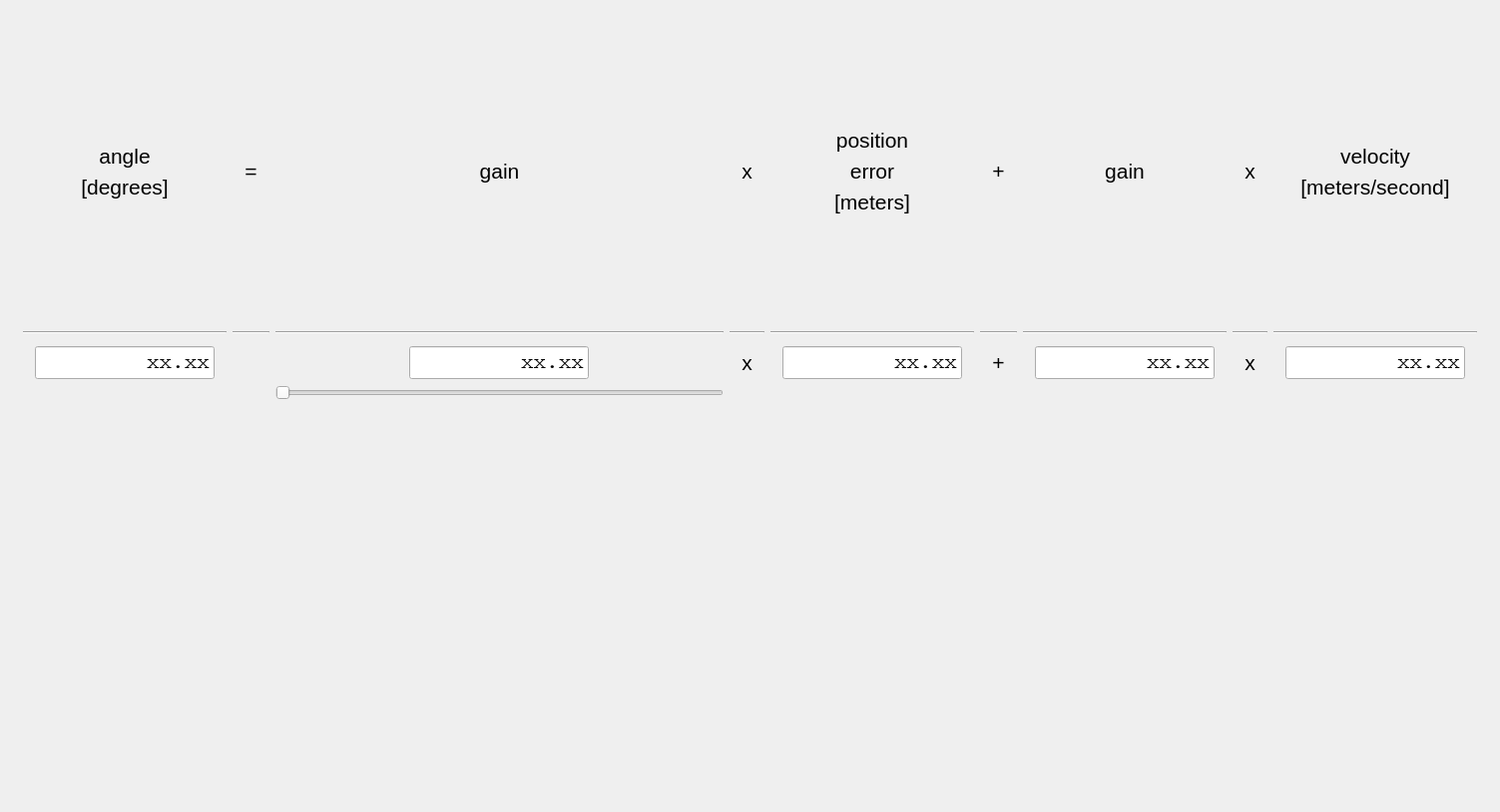
<?xml version="1.0" encoding="UTF-8"?>
<ui version="4.0">
 <class>TuningControllerTab</class>
 <widget class="QWidget" name="TuningControllerTab">
  <property name="geometry">
   <rect>
    <x>0</x>
    <y>0</y>
    <width>1503</width>
    <height>814</height>
   </rect>
  </property>
  <property name="font">
   <font>
    <pointsize>16</pointsize>
   </font>
  </property>
  <property name="windowTitle">
   <string>Form</string>
  </property>
  <layout class="QGridLayout" name="gridLayout_2">
   <item row="0" column="0">
    <layout class="QGridLayout" name="gridLayout">
     <property name="leftMargin">
      <number>6</number>
     </property>
     <property name="topMargin">
      <number>6</number>
     </property>
     <property name="rightMargin">
      <number>6</number>
     </property>
     <property name="bottomMargin">
      <number>6</number>
     </property>
     <item row="0" column="0">
      <layout class="QGridLayout" name="gridLayout_3">
       <property name="leftMargin">
        <number>6</number>
       </property>
       <property name="topMargin">
        <number>6</number>
       </property>
       <property name="rightMargin">
        <number>6</number>
       </property>
       <property name="bottomMargin">
        <number>6</number>
       </property>
       <item row="0" column="9">
        <layout class="QVBoxLayout" name="verticalLayout_6">
         <property name="leftMargin">
          <number>12</number>
         </property>
         <property name="rightMargin">
          <number>12</number>
         </property>
         <item>
          <spacer name="verticalSpacer_6">
           <property name="orientation">
            <enum>Qt::Vertical</enum>
           </property>
           <property name="sizeHint" stdset="0">
            <size>
             <width>20</width>
             <height>0</height>
            </size>
           </property>
          </spacer>
         </item>
         <item>
          <widget class="QLabel" name="label_13">
           <property name="text">
            <string>velocity</string>
           </property>
           <property name="alignment">
            <set>Qt::AlignCenter</set>
           </property>
          </widget>
         </item>
         <item>
          <widget class="QLabel" name="label_14">
           <property name="text">
            <string>[meters/second]</string>
           </property>
           <property name="alignment">
            <set>Qt::AlignCenter</set>
           </property>
          </widget>
         </item>
         <item>
          <spacer name="verticalSpacer_7">
           <property name="orientation">
            <enum>Qt::Vertical</enum>
           </property>
           <property name="sizeHint" stdset="0">
            <size>
             <width>20</width>
             <height>0</height>
            </size>
           </property>
          </spacer>
         </item>
        </layout>
       </item>
       <item row="0" column="2">
        <layout class="QVBoxLayout" name="verticalLayout_4">
         <property name="leftMargin">
          <number>12</number>
         </property>
         <property name="rightMargin">
          <number>12</number>
         </property>
         <item>
          <widget class="QLabel" name="label_7">
           <property name="text">
            <string>gain</string>
           </property>
           <property name="alignment">
            <set>Qt::AlignCenter</set>
           </property>
          </widget>
         </item>
        </layout>
       </item>
       <item row="2" column="9">
        <layout class="QHBoxLayout" name="horizontalLayout_10">
         <property name="leftMargin">
          <number>12</number>
         </property>
         <property name="rightMargin">
          <number>12</number>
         </property>
         <item>
          <widget class="QLineEdit" name="lineEdit_5">
           <property name="sizePolicy">
            <sizepolicy hsizetype="MinimumExpanding" vsizetype="Fixed">
             <horstretch>0</horstretch>
             <verstretch>0</verstretch>
            </sizepolicy>
           </property>
           <property name="maximumSize">
            <size>
             <width>180</width>
             <height>16777215</height>
            </size>
           </property>
           <property name="font">
            <font>
             <family>Courier</family>
            </font>
           </property>
           <property name="text">
            <string>xx.xx</string>
           </property>
           <property name="alignment">
            <set>Qt::AlignRight|Qt::AlignTrailing|Qt::AlignVCenter</set>
           </property>
          </widget>
         </item>
        </layout>
       </item>
       <item row="0" column="0">
        <layout class="QVBoxLayout" name="verticalLayout">
         <property name="leftMargin">
          <number>6</number>
         </property>
         <property name="rightMargin">
          <number>6</number>
         </property>
         <item>
          <spacer name="verticalSpacer_3">
           <property name="orientation">
            <enum>Qt::Vertical</enum>
           </property>
           <property name="sizeHint" stdset="0">
            <size>
             <width>20</width>
             <height>0</height>
            </size>
           </property>
          </spacer>
         </item>
         <item>
          <widget class="QLabel" name="label_2">
           <property name="text">
            <string>angle</string>
           </property>
           <property name="alignment">
            <set>Qt::AlignCenter</set>
           </property>
          </widget>
         </item>
         <item>
          <widget class="QLabel" name="label_5">
           <property name="text">
            <string>[degrees]</string>
           </property>
           <property name="alignment">
            <set>Qt::AlignCenter</set>
           </property>
          </widget>
         </item>
         <item>
          <spacer name="verticalSpacer_2">
           <property name="orientation">
            <enum>Qt::Vertical</enum>
           </property>
           <property name="sizeHint" stdset="0">
            <size>
             <width>20</width>
             <height>0</height>
            </size>
           </property>
          </spacer>
         </item>
        </layout>
       </item>
       <item row="2" column="2">
        <layout class="QHBoxLayout" name="horizontalLayout_3">
         <property name="leftMargin">
          <number>12</number>
         </property>
         <property name="rightMargin">
          <number>12</number>
         </property>
         <item>
          <widget class="QLineEdit" name="lineEdit">
           <property name="sizePolicy">
            <sizepolicy hsizetype="MinimumExpanding" vsizetype="Fixed">
             <horstretch>0</horstretch>
             <verstretch>0</verstretch>
            </sizepolicy>
           </property>
           <property name="maximumSize">
            <size>
             <width>180</width>
             <height>16777215</height>
            </size>
           </property>
           <property name="font">
            <font>
             <family>Courier</family>
            </font>
           </property>
           <property name="text">
            <string>xx.xx</string>
           </property>
           <property name="alignment">
            <set>Qt::AlignRight|Qt::AlignTrailing|Qt::AlignVCenter</set>
           </property>
          </widget>
         </item>
        </layout>
       </item>
       <item row="0" column="7">
        <layout class="QVBoxLayout" name="verticalLayout_5">
         <property name="leftMargin">
          <number>12</number>
         </property>
         <property name="rightMargin">
          <number>12</number>
         </property>
         <item>
          <widget class="QLabel" name="label_4">
           <property name="text">
            <string>gain</string>
           </property>
           <property name="alignment">
            <set>Qt::AlignCenter</set>
           </property>
          </widget>
         </item>
        </layout>
       </item>
       <item row="2" column="0">
        <layout class="QHBoxLayout" name="horizontalLayout_4">
         <property name="leftMargin">
          <number>12</number>
         </property>
         <property name="rightMargin">
          <number>12</number>
         </property>
         <item>
          <widget class="QLineEdit" name="lineEdit_2">
           <property name="sizePolicy">
            <sizepolicy hsizetype="MinimumExpanding" vsizetype="Fixed">
             <horstretch>0</horstretch>
             <verstretch>0</verstretch>
            </sizepolicy>
           </property>
           <property name="maximumSize">
            <size>
             <width>180</width>
             <height>16777215</height>
            </size>
           </property>
           <property name="font">
            <font>
             <family>Courier</family>
            </font>
           </property>
           <property name="text">
            <string>xx.xx</string>
           </property>
           <property name="alignment">
            <set>Qt::AlignRight|Qt::AlignTrailing|Qt::AlignVCenter</set>
           </property>
          </widget>
         </item>
        </layout>
       </item>
       <item row="0" column="5">
        <layout class="QVBoxLayout" name="verticalLayout_2">
         <property name="leftMargin">
          <number>12</number>
         </property>
         <property name="rightMargin">
          <number>12</number>
         </property>
         <item>
          <spacer name="verticalSpacer_5">
           <property name="orientation">
            <enum>Qt::Vertical</enum>
           </property>
           <property name="sizeHint" stdset="0">
            <size>
             <width>20</width>
             <height>0</height>
            </size>
           </property>
          </spacer>
         </item>
         <item>
          <widget class="QLabel" name="label_9">
           <property name="text">
            <string>position</string>
           </property>
           <property name="alignment">
            <set>Qt::AlignCenter</set>
           </property>
          </widget>
         </item>
         <item>
          <widget class="QLabel" name="label_10">
           <property name="text">
            <string>error</string>
           </property>
           <property name="alignment">
            <set>Qt::AlignCenter</set>
           </property>
          </widget>
         </item>
         <item>
          <widget class="QLabel" name="label_11">
           <property name="text">
            <string>[meters]</string>
           </property>
           <property name="alignment">
            <set>Qt::AlignCenter</set>
           </property>
          </widget>
         </item>
         <item>
          <spacer name="verticalSpacer_4">
           <property name="orientation">
            <enum>Qt::Vertical</enum>
           </property>
           <property name="sizeHint" stdset="0">
            <size>
             <width>20</width>
             <height>0</height>
            </size>
           </property>
          </spacer>
         </item>
        </layout>
       </item>
       <item row="0" column="8">
        <layout class="QHBoxLayout" name="horizontalLayout_7">
         <property name="leftMargin">
          <number>12</number>
         </property>
         <property name="rightMargin">
          <number>12</number>
         </property>
         <item>
          <widget class="QLabel" name="label_8">
           <property name="text">
            <string>x</string>
           </property>
           <property name="alignment">
            <set>Qt::AlignCenter</set>
           </property>
          </widget>
         </item>
        </layout>
       </item>
       <item row="3" column="2">
        <widget class="QSlider" name="horizontalSlider">
         <property name="orientation">
          <enum>Qt::Horizontal</enum>
         </property>
        </widget>
       </item>
       <item row="0" column="6">
        <layout class="QHBoxLayout" name="horizontalLayout_6">
         <property name="leftMargin">
          <number>12</number>
         </property>
         <property name="rightMargin">
          <number>12</number>
         </property>
         <item>
          <widget class="QLabel" name="label_12">
           <property name="sizePolicy">
            <sizepolicy hsizetype="Minimum" vsizetype="Preferred">
             <horstretch>0</horstretch>
             <verstretch>0</verstretch>
            </sizepolicy>
           </property>
           <property name="text">
            <string>+</string>
           </property>
           <property name="alignment">
            <set>Qt::AlignCenter</set>
           </property>
          </widget>
         </item>
        </layout>
       </item>
       <item row="0" column="1">
        <layout class="QHBoxLayout" name="horizontalLayout_8">
         <property name="leftMargin">
          <number>12</number>
         </property>
         <property name="rightMargin">
          <number>12</number>
         </property>
         <item>
          <widget class="QLabel" name="label_6">
           <property name="text">
            <string>=</string>
           </property>
           <property name="alignment">
            <set>Qt::AlignCenter</set>
           </property>
          </widget>
         </item>
        </layout>
       </item>
       <item row="2" column="7">
        <layout class="QHBoxLayout" name="horizontalLayout_9">
         <property name="leftMargin">
          <number>12</number>
         </property>
         <property name="rightMargin">
          <number>12</number>
         </property>
         <item>
          <widget class="QLineEdit" name="lineEdit_4">
           <property name="sizePolicy">
            <sizepolicy hsizetype="MinimumExpanding" vsizetype="Fixed">
             <horstretch>0</horstretch>
             <verstretch>0</verstretch>
            </sizepolicy>
           </property>
           <property name="maximumSize">
            <size>
             <width>180</width>
             <height>16777215</height>
            </size>
           </property>
           <property name="font">
            <font>
             <family>Courier</family>
            </font>
           </property>
           <property name="text">
            <string>xx.xx</string>
           </property>
           <property name="alignment">
            <set>Qt::AlignRight|Qt::AlignTrailing|Qt::AlignVCenter</set>
           </property>
          </widget>
         </item>
        </layout>
       </item>
       <item row="0" column="3">
        <layout class="QHBoxLayout" name="horizontalLayout_2">
         <property name="leftMargin">
          <number>12</number>
         </property>
         <property name="rightMargin">
          <number>12</number>
         </property>
         <item>
          <widget class="QLabel" name="label_3">
           <property name="text">
            <string>x</string>
           </property>
           <property name="alignment">
            <set>Qt::AlignCenter</set>
           </property>
          </widget>
         </item>
        </layout>
       </item>
       <item row="2" column="5">
        <layout class="QHBoxLayout" name="horizontalLayout_5">
         <property name="leftMargin">
          <number>12</number>
         </property>
         <property name="rightMargin">
          <number>12</number>
         </property>
         <item>
          <widget class="QLineEdit" name="lineEdit_3">
           <property name="sizePolicy">
            <sizepolicy hsizetype="MinimumExpanding" vsizetype="Fixed">
             <horstretch>0</horstretch>
             <verstretch>0</verstretch>
            </sizepolicy>
           </property>
           <property name="maximumSize">
            <size>
             <width>180</width>
             <height>16777215</height>
            </size>
           </property>
           <property name="font">
            <font>
             <family>Courier</family>
            </font>
           </property>
           <property name="text">
            <string>xx.xx</string>
           </property>
           <property name="alignment">
            <set>Qt::AlignRight|Qt::AlignTrailing|Qt::AlignVCenter</set>
           </property>
          </widget>
         </item>
        </layout>
       </item>
       <item row="1" column="0">
        <widget class="Line" name="line">
         <property name="orientation">
          <enum>Qt::Horizontal</enum>
         </property>
        </widget>
       </item>
       <item row="1" column="1">
        <widget class="Line" name="line_2">
         <property name="orientation">
          <enum>Qt::Horizontal</enum>
         </property>
        </widget>
       </item>
       <item row="1" column="2">
        <widget class="Line" name="line_3">
         <property name="orientation">
          <enum>Qt::Horizontal</enum>
         </property>
        </widget>
       </item>
       <item row="1" column="3">
        <widget class="Line" name="line_4">
         <property name="orientation">
          <enum>Qt::Horizontal</enum>
         </property>
        </widget>
       </item>
       <item row="1" column="5">
        <widget class="Line" name="line_5">
         <property name="orientation">
          <enum>Qt::Horizontal</enum>
         </property>
        </widget>
       </item>
       <item row="1" column="9">
        <layout class="QVBoxLayout" name="verticalLayout_3">
         <property name="leftMargin">
          <number>0</number>
         </property>
         <property name="topMargin">
          <number>6</number>
         </property>
         <property name="bottomMargin">
          <number>6</number>
         </property>
         <item>
          <widget class="Line" name="line_6">
           <property name="orientation">
            <enum>Qt::Horizontal</enum>
           </property>
          </widget>
         </item>
        </layout>
       </item>
       <item row="1" column="6">
        <widget class="Line" name="line_7">
         <property name="orientation">
          <enum>Qt::Horizontal</enum>
         </property>
        </widget>
       </item>
       <item row="1" column="7">
        <widget class="Line" name="line_8">
         <property name="orientation">
          <enum>Qt::Horizontal</enum>
         </property>
        </widget>
       </item>
       <item row="1" column="8">
        <widget class="Line" name="line_9">
         <property name="orientation">
          <enum>Qt::Horizontal</enum>
         </property>
        </widget>
       </item>
       <item row="2" column="3">
        <layout class="QHBoxLayout" name="horizontalLayout">
         <property name="leftMargin">
          <number>12</number>
         </property>
         <property name="rightMargin">
          <number>12</number>
         </property>
         <item>
          <widget class="QLabel" name="label">
           <property name="text">
            <string>x</string>
           </property>
           <property name="alignment">
            <set>Qt::AlignCenter</set>
           </property>
          </widget>
         </item>
        </layout>
       </item>
       <item row="2" column="6">
        <layout class="QHBoxLayout" name="horizontalLayout_11">
         <property name="leftMargin">
          <number>12</number>
         </property>
         <property name="rightMargin">
          <number>12</number>
         </property>
         <item>
          <widget class="QLabel" name="label_15">
           <property name="text">
            <string>+</string>
           </property>
           <property name="alignment">
            <set>Qt::AlignCenter</set>
           </property>
          </widget>
         </item>
        </layout>
       </item>
       <item row="2" column="8">
        <layout class="QHBoxLayout" name="horizontalLayout_12">
         <property name="leftMargin">
          <number>12</number>
         </property>
         <property name="rightMargin">
          <number>12</number>
         </property>
         <item>
          <widget class="QLabel" name="label_16">
           <property name="text">
            <string>x</string>
           </property>
           <property name="alignment">
            <set>Qt::AlignCenter</set>
           </property>
          </widget>
         </item>
        </layout>
       </item>
      </layout>
     </item>
     <item row="1" column="0">
      <spacer name="verticalSpacer">
       <property name="orientation">
        <enum>Qt::Vertical</enum>
       </property>
       <property name="sizeHint" stdset="0">
        <size>
         <width>20</width>
         <height>40</height>
        </size>
       </property>
      </spacer>
     </item>
    </layout>
   </item>
  </layout>
 </widget>
 <resources/>
 <connections/>
</ui>
